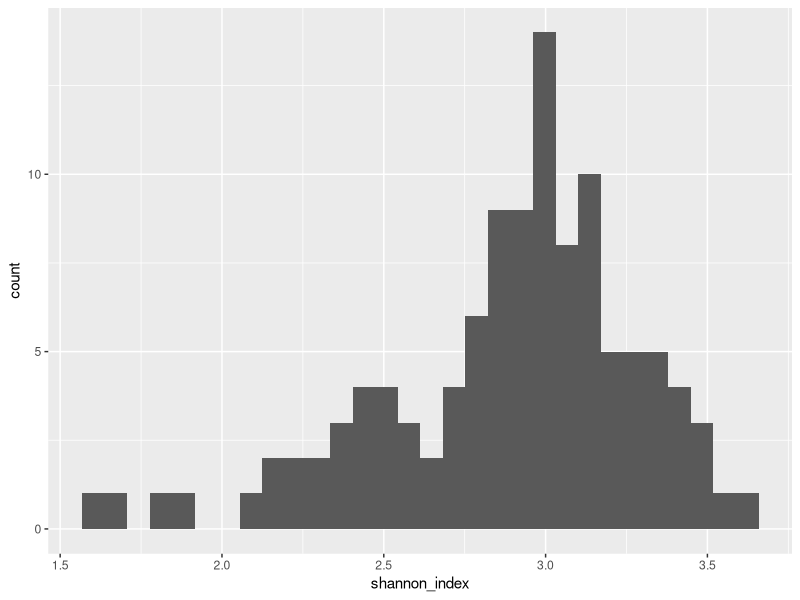
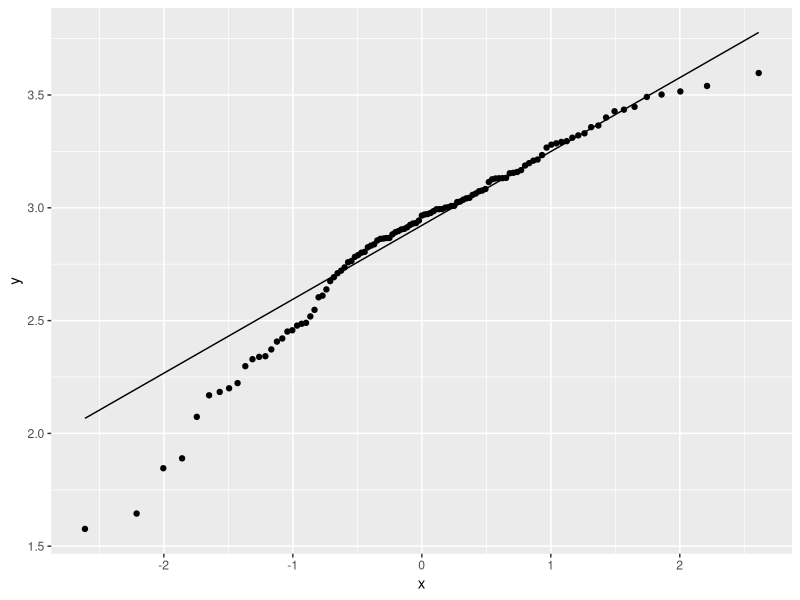
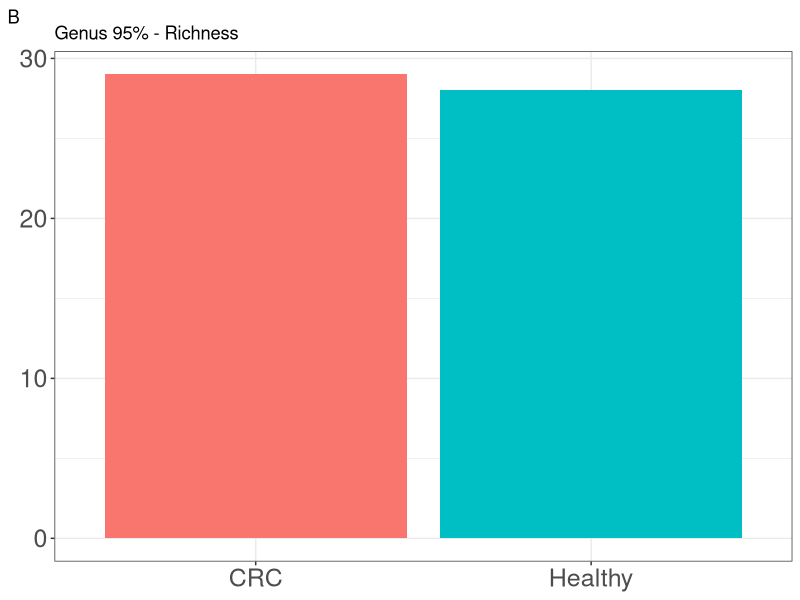
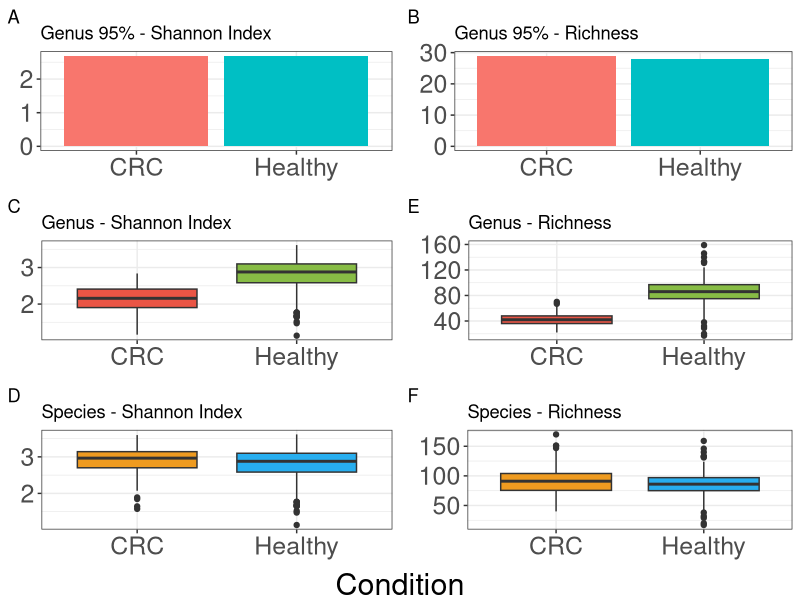

These charts were generated, in order, by the following R code:
################
# diversity_figure.R
################

# plots the shannon index
# and richness for healthy and CRC

library(dplyr)
library(tidyverse)
library(ggplot2)
library(grid)
library(gridExtra)

### FUNCTIONS
shannon_boxplot_function <- function(df, title_name, colours, tag_name) {
  # plots the boxplots for both richness and shannon_index
  ggplot(df, 
         aes(x= source, 
             y = shannon_index,
             fill = source)) +
    labs(title = title_name,
         tag = tag_name) +
    scale_fill_manual(values = colours) +
    geom_boxplot() +
    theme_bw() +
    theme(axis.text = element_text(size = 18),
          axis.title = element_blank(),
          legend.position = "none")
  
}

richness_boxplot_function <- function(df, title_name, colours, tag_name) {
  # plots the boxplots for both richness and shannon_index
  ggplot(df, 
         aes(x= source,
             y = richness,
             fill = source)) +
    labs(title = title_name,
         tag = tag_name) +
    scale_fill_manual(values = colours) +
    geom_boxplot() +
    theme_bw() +
    theme(axis.text = element_text(size = 18),
          axis.title = element_blank(),
          legend.position = "none")
  
}

### MAIN CODE
genus_CRC_df <- read_csv('diversity/genus_CRC.csv') %>%
  mutate(source = 'CRC')
genus_healthy_df <- read_csv('diversity/species_healthy.csv') %>%
  mutate(source = 'Healthy')
species_CRC_df <- read_csv('diversity/species_CRC.csv') %>%
  mutate(source = 'CRC')
species_healthy_df <- read_csv('diversity/species_healthy.csv') %>%
  mutate(source = 'Healthy')

# to check if the data is normally distributed, it isn't
histo_plot <- ggplot(species_CRC_df, 
                     aes(x= shannon_index)) +
  geom_histogram()
histo_plot

qq_plot <- ggplot(species_CRC_df,
                  aes(sample = shannon_index)) +
  stat_qq() +
  stat_qq_line()
qq_plot

# merging datasets for plotting
combined_genus_df <- bind_rows(genus_CRC_df, genus_healthy_df)
combined_species_df <- bind_rows(species_CRC_df, species_healthy_df)

colour1 <- c("#ea5545", "#87bc45")
colour2 <- c("#ef9b20", "#27aeef")
# plotting box plots
genus_shannon_box <- shannon_boxplot_function(combined_genus_df,
                                              title = 'Genus - Shannon Index',
                                              colour1,
                                              tag_name = 'C')
species_shannon_box <- shannon_boxplot_function(combined_species_df,
                                                title = 'Species - Shannon Index',
                                                colour2,
                                                tag_name = 'D')
genus_richness_box <- richness_boxplot_function(combined_genus_df,
                                                title = 'Genus - Richness',
                                                colour1,
                                                tag_name = 'E')
species_richness_box <- richness_boxplot_function(combined_species_df,
                                                  title = 'Species - Richness',
                                                  colour2,
                                                  tag_name = 'F')

# plotting shannon and richness data for 95% average
healthy_95_df <- read_csv('diversity/healthy95.csv') %>%
  mutate(source = 'Healthy')
crc_95_df <- read_csv('diversity/crc95.csv') %>%
  mutate(source = 'CRC')
combined_95_df <- bind_rows(healthy_95_df, crc_95_df)

bar_95_shannon <- ggplot(combined_95_df, 
                         aes(x = source, y = shannon_index, fill = source)) +
  labs(title = 'Genus 95% - Shannon Index',
       tag = 'A') +
  geom_col() +
  theme_bw() +
  theme(axis.text = element_text(size = 18),
        axis.title = element_blank(),
        legend.position = "none")
  
bar_95_richness <- ggplot(combined_95_df, 
                         aes(x = source, y = richness, fill = source)) +
  labs(title = 'Genus 95% - Richness',
       tag = 'B') +
  geom_col() +
  theme_bw() +
  theme(axis.text = element_text(size = 18),
        axis.title = element_blank(),
        legend.position = "none")
bar_95_richness


plot <- grid.arrange(bar_95_shannon,
                     bar_95_richness,
                     genus_shannon_box, 
                     genus_richness_box,
                     species_shannon_box,
                     species_richness_box,
                     nrow = 3,
                     bottom = textGrob("Condition", gp = gpar(fontsize = 22)
                     ))
plot

# doing t-tests to see if there is a difference
var.test(genus_CRC_df$shannon_index, genus_healthy_df$shannon_index)
# genus shannon index, is a significant difference
t.test(genus_CRC_df$shannon_index, genus_healthy_df$shannon_index)

# genus richness, is a significant difference
t.test(genus_CRC_df$richness, genus_healthy_df$richness)

# species shannon index, no significant difference
t.test(species_CRC_df$shannon_index, species_healthy_df$shannon_index)

# species richness, is a significant difference
t.test(species_CRC_df$richness, species_healthy_df$richness)
